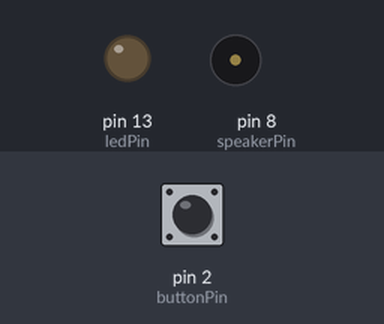
The sketch below on a simulated Arduino Uno, built with avr-gcc and run on an emulated ATmega328P. On the bench: output pins drawn as LEDs (lit = HIGH), buzzer (waves = sounding). The test bench sets the inputs (shaded band); at power-on: pin 2 (buttonPin) LOW.

Above: at 1.2 s.
1.3 s: pin 2 (buttonPin) pulled HIGH for 0.15 s
At 1.6 s:
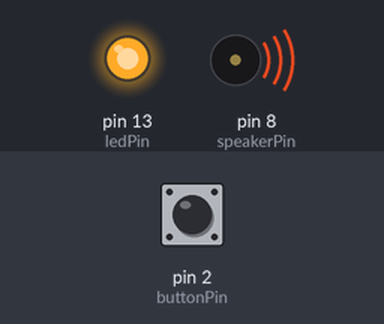
4.4 s: pin 2 (buttonPin) pulled HIGH for 1 s
At 6.9 s:
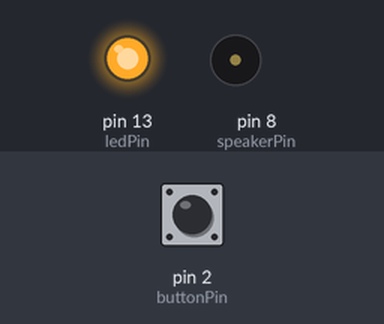
8.4 s: pin 2 (buttonPin) pulled HIGH for 3.2 s
At 14.8 s:
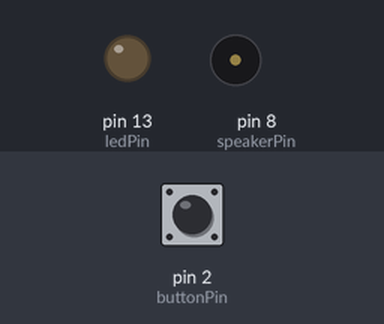
Timing chart, 0 to 16.3 s (numbered marks = the images above; inputs shaded):
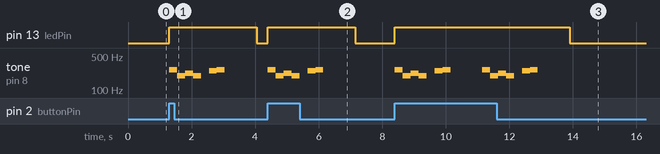

Measured:
- after the input at 1.3 s, pin 13 (ledPin): LOW → HIGH at once, → LOW 2.8 s later; tone on pin 8 (speakerPin): plays 262 Hz for 0.25 s, 196 Hz for 0.25 s, 220 Hz for 0.25 s, 196 Hz for 0.25 s, 247 Hz for 0.25 s, 262 Hz for 0.25 s, starting at once
- after the input at 4.4 s, pin 13 (ledPin): LOW → HIGH at once, → LOW 2.8 s later; tone on pin 8 (speakerPin): plays 262 Hz for 0.25 s, 196 Hz for 0.25 s, 220 Hz for 0.25 s, 196 Hz for 0.25 s, 247 Hz for 0.25 s, 262 Hz for 0.25 s, starting at once
- after the input at 8.4 s, pin 13 (ledPin): LOW → HIGH at once, → LOW 5.5 s later; tone on pin 8 (speakerPin): plays 262 Hz for 0.25 s, 196 Hz for 0.25 s, 220 Hz for 0.25 s, 196 Hz for 0.25 s, 247 Hz for 0.25 s, 262 Hz for 0.25 s … (12 notes in this stretch), starting at once

The sketch:

main.ino
```cpp
/*

*/
#include "pitches.h"
    // constants won't change. Used here to set a pin number:
const int ledPin =  LED_BUILTIN;// the number of the LED pin

// Variables will change:
int ledState = LOW;             // ledState used to set the LED
int PlaySong = 0;
const int buttonPin = 2;     // the number of the pushbutton pin
const int speakerPin = 8;     // the number of the Speaker pin
const int durationModifier = 1.00;
int buttonState = 0;         // variable for reading the pushbutton status

// notes in the melody:
int melody[] = {
  NOTE_C4, NOTE_G3, NOTE_G3, NOTE_A3, NOTE_G3, 0, NOTE_B3, NOTE_C4
};

// note durations: 4 = quarter note, 8 = eighth note, etc.:
int noteDurations[] = {
  4, 8, 8, 4, 4, 4, 4, 4
};


void setup() {
  // set the digital pin as output:
  pinMode(ledPin, OUTPUT);
  // initialize the pushbutton pin as an input:
  pinMode(buttonPin, INPUT);

}

void loop() {

    // read the state of the pushbutton value:
    buttonState = digitalRead(buttonPin);

    if (buttonState == HIGH){
      ledState = HIGH;
      // set the LED with the ledState of the variable:
    digitalWrite(ledPin, ledState);
      PlayTune();
      delay(1000);
    }
    else{
      ledState = LOW;
      // set the LED with the ledState of the variable:
    digitalWrite(ledPin, ledState);
    }

}

void PlayTune(){
  for (int thisNote = 0; thisNote < 8; thisNote++) {

    // to calculate the note duration, take one second divided by the note type.
    //e.g. quarter note = 1000 / 4, eighth note = 1000/8, etc.
    int noteDuration = 1000 / noteDurations[thisNote];
    tone(speakerPin, melody[thisNote], noteDuration);

    // to distinguish the notes, set a minimum time between them.
    // the note's duration + 30% seems to work well:
    int pauseBetweenNotes = noteDuration * durationModifier;
    delay(pauseBetweenNotes);
    // stop the tone playing:
    noTone(speakerPin);
  }
}
```

pitches.h
```cpp
/*************************************************
 * Public Constants
 *************************************************/

#define NOTE_B0  31
#define NOTE_C1  33
#define NOTE_CS1 35
#define NOTE_D1  37
#define NOTE_DS1 39
#define NOTE_E1  41
#define NOTE_F1  44
#define NOTE_FS1 46
#define NOTE_G1  49
#define NOTE_GS1 52
#define NOTE_A1  55
#define NOTE_AS1 58
#define NOTE_B1  62
#define NOTE_C2  65
#define NOTE_CS2 69
#define NOTE_D2  73
#define NOTE_DS2 78
#define NOTE_E2  82
#define NOTE_F2  87
#define NOTE_FS2 93
#define NOTE_G2  98
#define NOTE_GS2 104
#define NOTE_A2  110
#define NOTE_AS2 117
#define NOTE_B2  123
#define NOTE_C3  131
#define NOTE_CS3 139
#define NOTE_D3  147
#define NOTE_DS3 156
#define NOTE_E3  165
#define NOTE_F3  175
#define NOTE_FS3 185
#define NOTE_G3  196
#define NOTE_GS3 208
#define NOTE_A3  220
#define NOTE_AS3 233
#define NOTE_B3  247
#define NOTE_C4  262
#define NOTE_CS4 277
#define NOTE_D4  294
#define NOTE_DS4 311
#define NOTE_E4  330
#define NOTE_F4  349
#define NOTE_FS4 370
#define NOTE_G4  392
#define NOTE_GS4 415
#define NOTE_A4  440
#define NOTE_AS4 466
#define NOTE_B4  494
#define NOTE_C5  523
#define NOTE_CS5 554
#define NOTE_D5  587
#define NOTE_DS5 622
#define NOTE_E5  659
#define NOTE_F5  698
#define NOTE_FS5 740
#define NOTE_G5  784
#define NOTE_GS5 831
#define NOTE_A5  880
#define NOTE_AS5 932
#define NOTE_B5  988
#define NOTE_C6  1047
#define NOTE_CS6 1109
#define NOTE_D6  1175
#define NOTE_DS6 1245
#define NOTE_E6  1319
#define NOTE_F6  1397
#define NOTE_FS6 1480
#define NOTE_G6  1568
#define NOTE_GS6 1661
#define NOTE_A6  1760
#define NOTE_AS6 1865
#define NOTE_B6  1976
#define NOTE_C7  2093
#define NOTE_CS7 2217
#define NOTE_D7  2349
#define NOTE_DS7 2489
#define NOTE_E7  2637
#define NOTE_F7  2794
#define NOTE_FS7 2960
#define NOTE_G7  3136
#define NOTE_GS7 3322
#define NOTE_A7  3520
#define NOTE_AS7 3729
#define NOTE_B7  3951
#define NOTE_C8  4186
#define NOTE_CS8 4435
#define NOTE_D8  4699
#define NOTE_DS8 4978
```
